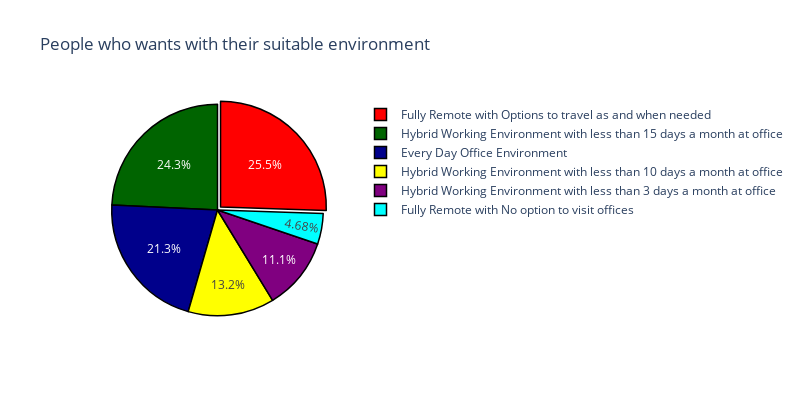

The notebook cell saved with this chart:
### Markdown cell above
### working environment of Genz

### Code cell
environment = data['What is the most preferred working environment for you.'].value_counts()
label = environment.index
counts = environment.values
colors = ['red', 'darkgreen', 'darkblue','yellow','purple','aqua']
fig = go.Figure(data = [go.Pie(labels = label, values = counts)])
fig.update_layout(title = 'People who wants with their suitable environment', width = 800, height =400)
fig.update_traces(hoverinfo = 'label+percent+value', textinfo = 'percent', textfont_size = 12,marker = dict(colors = colors,line = dict(color = 'black', width = 1.5)), pull = [0.04])
fig.show()

### Figure 1 — Plotly figure (JSON) as saved in the notebook; plotly's stock layout.template omitted (floating-point values rounded to 4 significant figures)
{"data": [{"hoverinfo": "label+percent+value", "labels": ["Fully Remote with Options to travel as and when needed", "Hybrid Working Environment with less than 15 days a month at office", "Every Day Office Environment", "Hybrid Working Environment with less than 10 days a month at office", "Hybrid Working Environment with less than 3 days a month at office", "Fully Remote with No option to visit offices"], "marker": {"colors": ["red", "darkgreen", "darkblue", "yellow", "purple", "aqua"], "line": {"color": "black", "width": 1.5}}, "pull": [0.04], "textfont": {"size": 12}, "textinfo": "percent", "type": "pie", "values": [60, 57, 50, 31, 26, 11]}], "layout": {"height": 400, "title": {"text": "People who wants with their suitable environment"}, "width": 800}}
